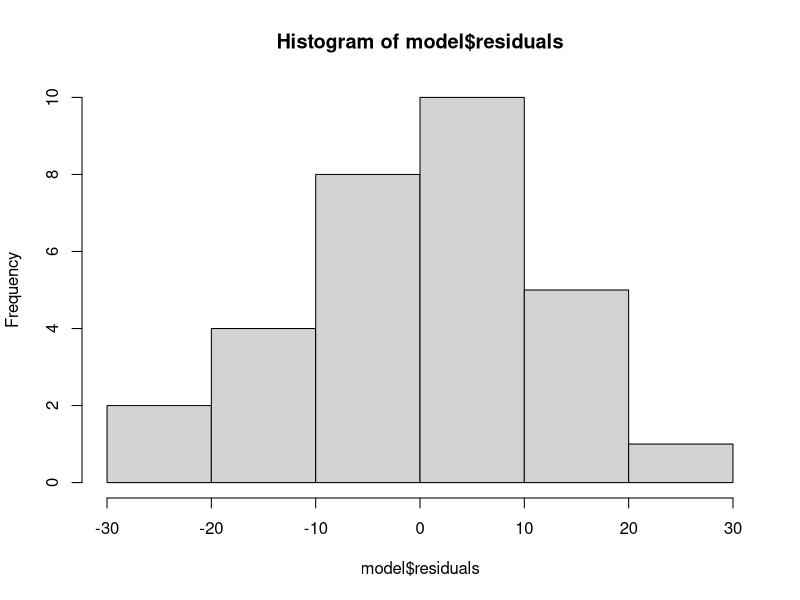
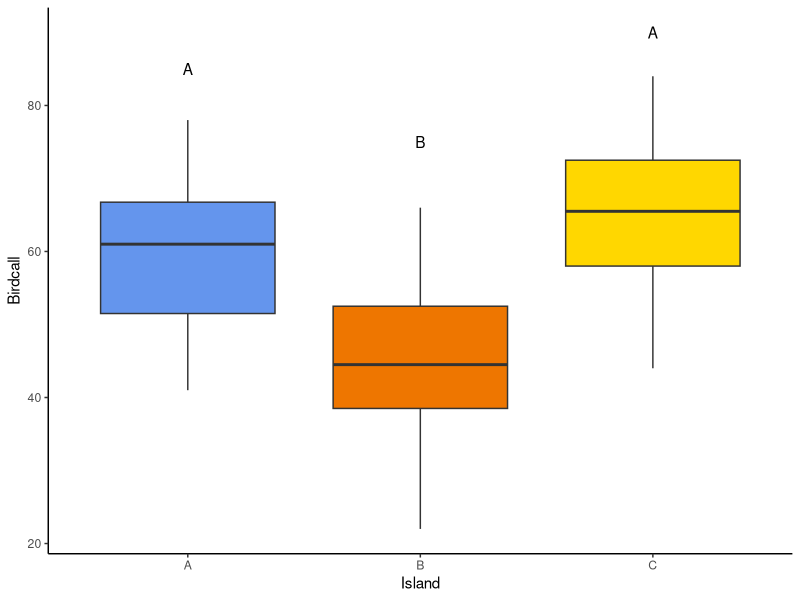

Reproduce these figures in R, in order.
#What if I want to compare 3 groups?
library(tidyverse)

A<-c(56,63,45,41,71,60,78,50,68,62)
B<-c(40,48,60,38,32,44,66,22,45,54)
C<-c(71,57,64,44,73,50,79,67,84,61)
data<-data.frame(A,B,C)

better_Data<-pivot_longer(data,1:3,names_to = "island",values_to = "birdcall")
View(better_Data)

model<-lm(birdcall~island,data =better_Data)
model
mean(A)
mean(A)-mean(B)
mean(C)-mean(A)

model$residuals
head(better_Data)
56-mean(A)

ks.test(model$residuals,"pnorm",mean(model$residuals),sd(model$residuals))

hist(model$residuals)


anova(model)


TukeyHSD(aov(model))

mean(A)

plot<-ggplot(data=better_Data,mapping=aes(x=island,y=birdcall,fill=island)) +
  theme_classic() +
  scale_fill_manual(values = c("cornflowerblue", "darkorange2", "gold1"))+
  xlab("Island") +
  ylab("Birdcall") +
  annotate(geom="text",x=c("A","B","C"),y=c(85,75,90),label=c("A","B","A"))+
  guides(fill="none")+
  geom_boxplot()
plot
